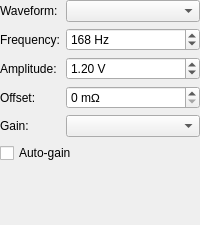
<?xml version="1.0" encoding="UTF-8"?>
<ui version="4.0">
 <class>SetupWidget</class>
 <widget class="QWidget" name="SetupWidget">
  <property name="geometry">
   <rect>
    <x>0</x>
    <y>0</y>
    <width>200</width>
    <height>225</height>
   </rect>
  </property>
  <property name="windowTitle">
   <string>Form</string>
  </property>
  <layout class="QFormLayout" name="formLayout">
   <property name="leftMargin">
    <number>0</number>
   </property>
   <property name="topMargin">
    <number>0</number>
   </property>
   <property name="rightMargin">
    <number>0</number>
   </property>
   <property name="bottomMargin">
    <number>0</number>
   </property>
   <item row="0" column="0">
    <widget class="QLabel" name="label_36">
     <property name="text">
      <string>Waveform:</string>
     </property>
    </widget>
   </item>
   <item row="0" column="1">
    <widget class="QComboBox" name="waveform"/>
   </item>
   <item row="1" column="0">
    <widget class="QLabel" name="label_34">
     <property name="text">
      <string>Frequency:</string>
     </property>
    </widget>
   </item>
   <item row="1" column="1">
    <widget class="QSpinBox" name="frequency">
     <property name="suffix">
      <string> Hz</string>
     </property>
     <property name="minimum">
      <number>1</number>
     </property>
     <property name="maximum">
      <number>1000</number>
     </property>
     <property name="value">
      <number>168</number>
     </property>
    </widget>
   </item>
   <item row="2" column="0">
    <widget class="QLabel" name="label_37">
     <property name="text">
      <string>Amplitude:</string>
     </property>
    </widget>
   </item>
   <item row="2" column="1">
    <widget class="QDoubleSpinBox" name="amplitude">
     <property name="suffix">
      <string> V</string>
     </property>
     <property name="maximum">
      <double>1.500000000000000</double>
     </property>
     <property name="singleStep">
      <double>0.050000000000000</double>
     </property>
     <property name="value">
      <double>1.200000000000000</double>
     </property>
    </widget>
   </item>
   <item row="3" column="0">
    <widget class="QLabel" name="label_2">
     <property name="text">
      <string>Offset:</string>
     </property>
    </widget>
   </item>
   <item row="3" column="1">
    <widget class="QSpinBox" name="offset">
     <property name="suffix">
      <string> mΩ</string>
     </property>
     <property name="maximum">
      <number>1000</number>
     </property>
    </widget>
   </item>
   <item row="4" column="0">
    <widget class="QLabel" name="label">
     <property name="text">
      <string>Gain:</string>
     </property>
    </widget>
   </item>
   <item row="4" column="1">
    <widget class="QComboBox" name="gain"/>
   </item>
   <item row="5" column="0" colspan="2">
    <widget class="QCheckBox" name="autogain">
     <property name="text">
      <string>Auto-gain</string>
     </property>
    </widget>
   </item>
  </layout>
 </widget>
 <resources/>
 <connections>
  <connection>
   <sender>autogain</sender>
   <signal>toggled(bool)</signal>
   <receiver>gain</receiver>
   <slot>setDisabled(bool)</slot>
   <hints>
    <hint type="sourcelabel">
     <x>99</x>
     <y>170</y>
    </hint>
    <hint type="destinationlabel">
     <x>147</x>
     <y>132</y>
    </hint>
   </hints>
  </connection>
 </connections>
</ui>
